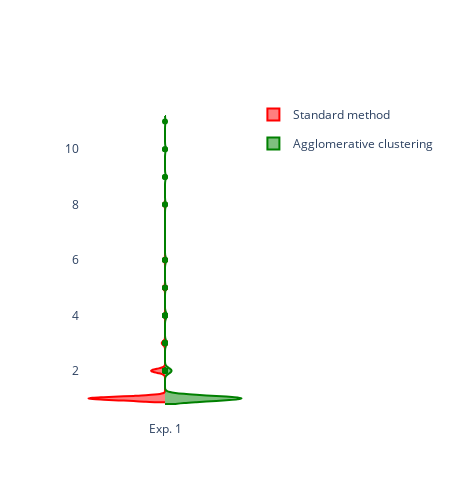

This figure's notebook cell:
### Code cell
import plotly.graph_objects as go
from plotly.graph_objs import Layout
import pandas as pd

layout = Layout(
    paper_bgcolor='rgba(0,0,0,0)',
    plot_bgcolor='rgba(0,0,0,0)'
)
fig = go.Figure(layout=layout)
#[110, 30, 1, 2, 7, 10, 12, 40]

y1 = [1,1,1,1,1,1,1,1,1,1,1,1,1,1,1,1,1,1,1,1,1,1,1,1,1,1,1,1,1,1,1,1,1,1,1,1,1,1,1,1,1,1,1,1,1,1,1,1,1,1,1,1,1,1,1,1,1,1,1,1,1,1,1,1,1,1,1,1,1,1,1,1,1,1,1,1,1,1,1,1,1,1,1,1,1,1,1,1,1,1,1,1,1,1,1,1,1,1,1,1,1,1,1,1,1,1,1,1,1,1,1,1,1,1,1,1,1,1,1,1,1,1,1,1,1,1,1,1,1,1,1,1,1,1,1,1,1,1,1,1,1,1,1,1,1,1,1,1,1,1,1,1,1,1,1,1,1,1,1,1,1,1,1,1,1,1,1,1,1,1,1,1,1,1,1,1,1,1,1,1,1,1,1,1,1,1,1,1,1,1,1,1,1,1,1,1,1,1,1,1,1,1,1,1,1,1,1,1,1,1,1,1,1,1,2,2,2,2,2,2,2,2,2,2,2,2,2,2,2,2,2,2,2,2,2,2,2,2,2,2,2,2,2,2,2,2,2,2,2,2,2,2,2,3,3,3,3,3,3,3,3,3,4,5,5,5,6,6,8,]

fig.add_trace(go.Violin(x= np.repeat("Exp. 1", len(y1)),
                        y=y1,
                        width=0.2,
                        legendgroup='Standard method',  name='Standard method',
                        side='negative',
                        line_color='red')
             )

y2 = [1,1,1,1,1,1,1,1,1,1,1,1,1,1,1,1,1,1,1,1,1,1,1,1,1,1,1,1,1,1,1,1,1,1,1,1,1,1,1,1,1,1,1,1,1,1,1,1,1,1,1,1,1,1,1,1,1,1,1,1,1,1,1,1,1,1,1,1,1,1,1,1,1,1,1,1,1,1,1,1,1,1,1,1,1,1,1,1,1,1,1,1,1,1,1,1,1,1,1,1,1,1,1,1,1,1,1,1,1,1,1,1,1,1,1,1,1,1,1,1,1,1,1,1,1,1,1,1,1,1,1,1,1,1,1,1,1,1,1,1,1,1,1,1,1,1,1,1,1,1,1,1,1,1,1,1,1,1,1,1,1,1,1,1,1,1,1,1,1,1,1,1,1,1,1,1,1,1,1,1,1,1,1,1,1,1,1,1,1,1,1,1,1,1,1,1,1,1,1,2,2,2,2,2,2,2,2,2,2,2,2,2,2,2,2,2,3,3,3,3,4,4,4,4,4,5,5,6,6,6,8,8,9,9,10,10,11,]

fig.add_trace(go.Violin(x= np.repeat("Exp. 1", len(y2)),
                        y=y2,
                        width=0.2,
                        legendgroup='Agglomerative clustering',  name='Agglomerative clustering',
                        side='positive',
                        line_color='green')
             )
fig.update_traces(meanline_visible=True)
fig.update_layout(violingap=0, violinmode='overlay')
fig.update_layout(xaxis_showgrid=False, xaxis_zeroline=False)
fig.update_layout(
    autosize=False,
    width=450,
    height=500,
)
fig.show()

### Figure 1 — Plotly figure (JSON) as saved in the notebook; plotly's stock layout.template omitted (floating-point values rounded to 4 significant figures; data arrays with more than 128 entries replaced by an {"elided": "..."} marker saying what was removed)
{"data": [{"legendgroup": "Standard method", "line": {"color": "red"}, "meanline": {"visible": true}, "name": "Standard method", "side": "negative", "type": "violin", "width": 0.2, "x": {"elided": "269 str values"}, "y": {"elided": "269 int values"}}, {"legendgroup": "Agglomerative clustering", "line": {"color": "green"}, "meanline": {"visible": true}, "name": "Agglomerative clustering", "side": "positive", "type": "violin", "width": 0.2, "x": {"elided": "237 str values"}, "y": {"elided": "237 int values"}}], "layout": {"autosize": false, "height": 500, "paper_bgcolor": "rgba(0,0,0,0)", "plot_bgcolor": "rgba(0,0,0,0)", "violingap": 0, "violinmode": "overlay", "width": 450, "xaxis": {"showgrid": false, "zeroline": false}}}
